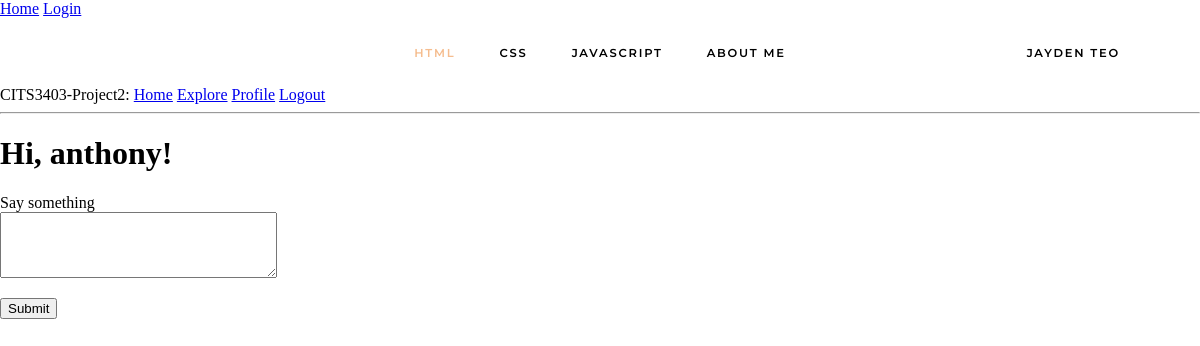
The page /index (signed in) on the database as committed earlier.
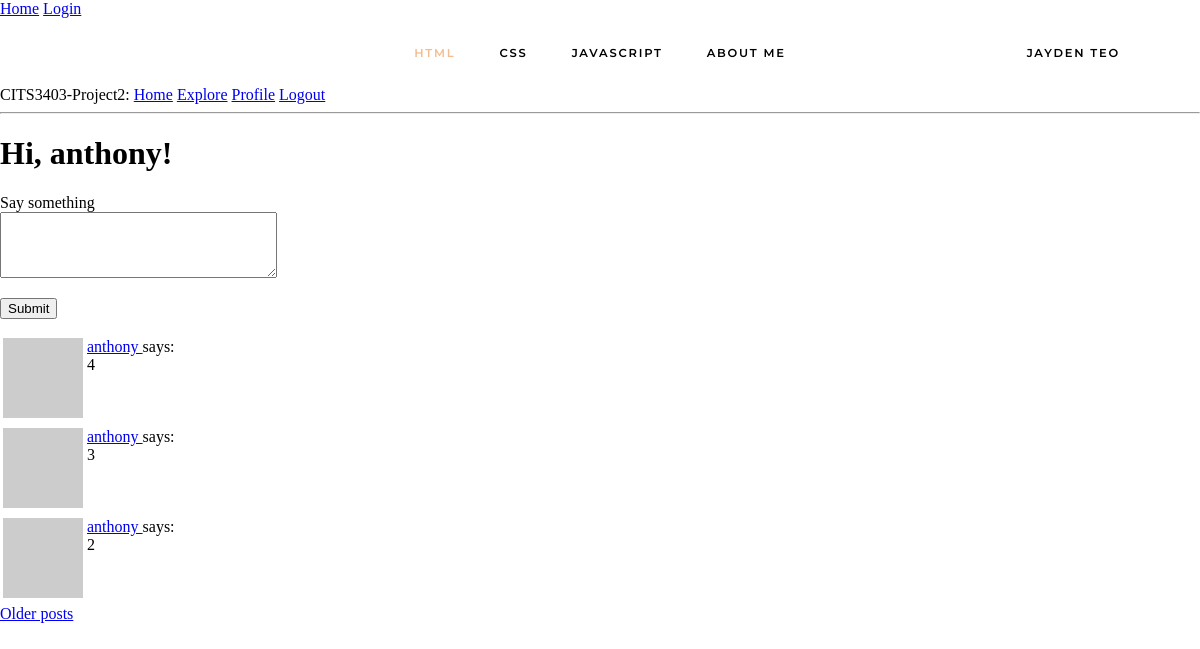
The same page on the database as committed later.
### app/models.py (models this page shows, shortened)
class User(UserMixin, db.Model):
    id = db.Column(db.Integer, primary_key=True)
    username = db.Column(db.String(64), index=True, unique=True)
    email = db.Column(db.String(120), index=True, unique=True)
    password_hash = db.Column(db.String(128))
    posts = db.relationship('Post', backref='author', lazy='dynamic')
    def avatar(self, size):
        digest = md5(self.email.lower().encode('utf-8')).hexdigest()
        return 'https://www.gravatar.com/avatar/{}?d=identicon&s={}'.format(
            digest, size)
    about_me = db.Column(db.String(140))
    last_seen = db.Column(db.DateTime, default=datetime.utcnow)
    followed = db.relationship(
        'User', secondary=followers,
        primaryjoin=(followers.c.follower_id == id),
        secondaryjoin=(followers.c.followed_id == id),
        backref=db.backref('followers', lazy='dynamic'), lazy='dynamic')
    def followed_posts(self):
        followed = Post.query.join(
            followers, (followers.c.followed_id == Post.user_id)).filter(
                followers.c.follower_id == self.id)
        own = Post.query.filter_by(user_id=self.id)
        return followed.union(own).order_by(Post.timestamp.desc())

class Post(db.Model):
    id = db.Column(db.Integer, primary_key=True)
    body = db.Column(db.String(140))
    timestamp = db.Column(db.DateTime, index=True, default=datetime.utcnow)
    user_id = db.Column(db.Integer, db.ForeignKey('user.id'))

### app/routes.py (the view)
@app.route('/', methods=['GET', 'POST'])
@app.route('/index', methods=['GET', 'POST'])
@login_required
def index():
    form = PostForm()
    if form.validate_on_submit():
        post = Post(body=form.post.data, author=current_user)
        db.session.add(post)
        db.session.commit()
        flash('Your post is now live!')
        return redirect(url_for('index'))
    page = request.args.get('page', 1, type=int)
    posts = current_user.followed_posts().paginate(
        page, app.config['POSTS_PER_PAGE'], False)
    next_url = url_for('index', page=posts.next_num) \
        if posts.has_next else None
    prev_url = url_for('index', page=posts.prev_num) \
        if posts.has_prev else None
    return render_template('index.html', title='Home', form=form,
                           posts=posts.items, next_url=next_url,
                           prev_url=prev_url)

### app/forms.py
class PostForm(FlaskForm):
    post = TextAreaField('Say something', validators=[
        DataRequired(), Length(min=1, max=140)])
    submit = SubmitField('Submit')

### app/models.py (called while the page is built)
@login.user_loader
def load_user(id):
    return User.query.get(int(id))

### app/routes.py (called while the page is built)
@app.before_request
def before_request():
    if current_user.is_authenticated:
        current_user.last_seen = datetime.utcnow()
        db.session.commit()

### app/templates/index.html (shortened to what this page needs)
{% extends "base.html" %}
{% block content %}
    <h1>Hi, {{ current_user.username }}!</h1>
    {% if form %}
    <form action="" method="post">
        <p>
            {{ form.post.label }}<br>
            {{ form.post(cols=32, rows=4) }}<br>
        </p>
        <p>{{ form.submit() }}</p>
    </form>
    {% endif %}
    {% for post in posts %}
        {% include '_post.html' %}
    {% endfor %}
    {% if next_url %}
    <a href="{{ next_url }}">Older posts</a>
    {% endif %}
{% endblock %}

### app/templates/base.html (shortened to what this page needs)
<!DOCTYPE html>
<html lang="en-US">
    <head>
        <link href="{{ url_for('static', filename='css/styles.css') }}" rel="stylesheet">
    </head>
    <body>
        <div>
            <a href="{{ url_for('index') }}">Home</a>
            <a href="{{ url_for('login') }}">Login</a>
            <nav>
                <ul>
                    <li><a href="html.html"  class="currentPage">html</a></li>
                    <li><a href="css.html">css</a></li>
                    <li><a href="javascript.html">javascript</a></li>
                    <li><a href="about.html">about me</a></li>
                    <li class="logoRight"><a href="#">jayden teo</a></li>
                </ul>
            </nav>
        </div>
        <section>
            CITS3403-Project2:
            <a href="{{ url_for('index') }}">Home</a>
            <a href="{{ url_for('explore') }}">Explore</a>
            {% if current_user.is_anonymous %}
            <a href="{{ url_for('login') }}">Login</a>
            {% else %}
            <a href="{{ url_for('user', username=current_user.username) }}">Profile</a>
            <a href="{{ url_for('logout') }}">Logout</a>
            {% endif %}
        </section>
        <hr>
        {% block content %}{% endblock %}
    </body>
</html>

### app/templates/_post.html
<table>
    <tr valign="top">
        <td><img src="{{ post.author.avatar(36) }}"></td>
        <td>
            <a href="{{ url_for('user', username=post.author.username) }}">
                {{ post.author.username }}
            </a>
            says:<br>{{ post.body }}
        </td>
    </tr>
</table>

### app/static/css/styles.css (style rules this page uses)
body { margin: 0; padding: 0; height: 100vh; }
.logoRight { margin-left: 20px; padding-top: 25px; padding-bottom: 25px; right: 5%; position: absolute; }
nav { text-align: center; }
nav ul, .footer ul { margin: 0; padding: 0; list-style: none; }
nav li, .footer li { display: inline-block; margin-left: 20px; margin-right: 20px; padding-top: 25px; padding-bottom: 25px; }
nav a, .footer a { color: black; text-decoration: solid; text-transform: uppercase; letter-spacing: 1.8px; font-family: 'Montserrat'; font-weight: 600; font-size: 11.5px; }
nav a.currentPage { color: rgb(245, 189, 143); }

Rows that differ between the two databases and show on the page:
added Post: author.username "anthony", body "4"
added Post: author.username "anthony", body "3"
added Post: author.username "anthony", body "2"
Other text that changed with them:
text now shown: "Older posts"
